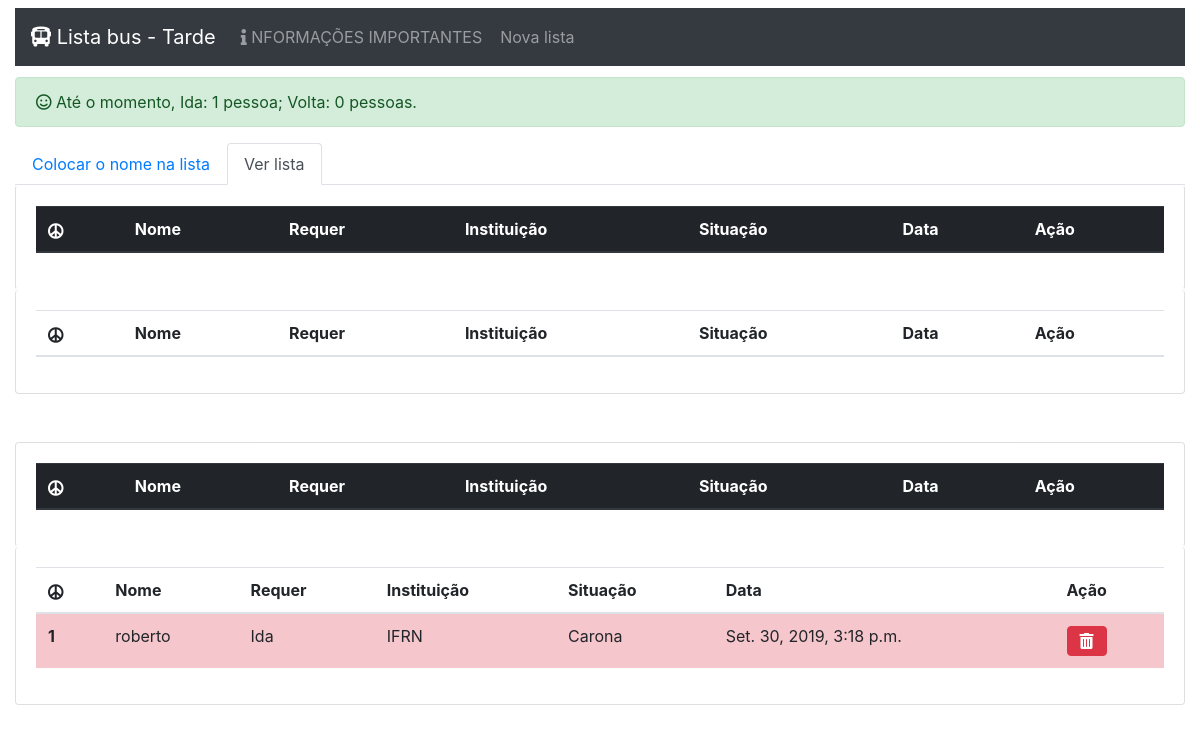
The app's page /, older data.
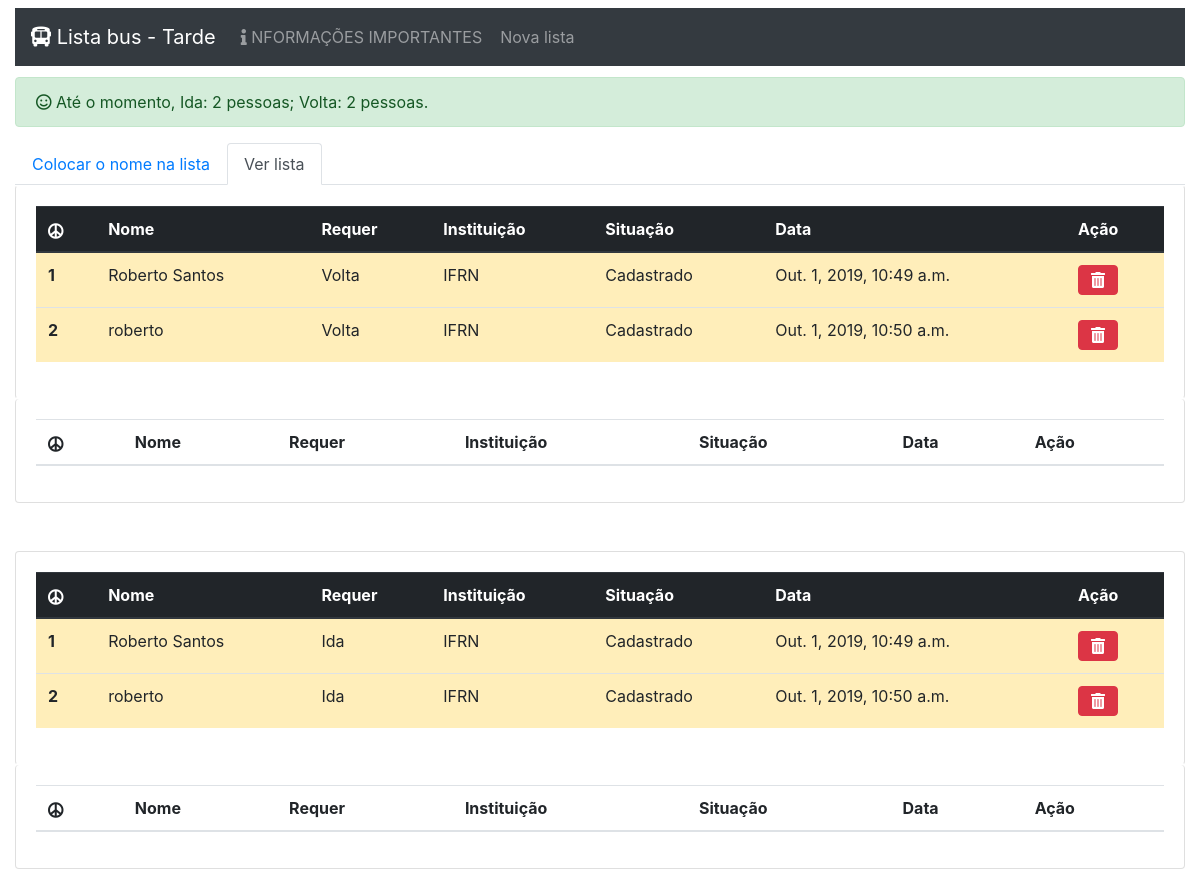
The same page, newer data.
### lista/models.py (models this page shows, shortened)
class Aluno(models.Model):
	IDA = 1
	IDAEVOLTA = 2
	VOLTA = 3
	STATUS_CHOICES = (
	    (IDA, 'Ida'),
	    (IDAEVOLTA, 'Ida e volta'),
	    (VOLTA, 'Volta'),
	)
	CADASTRADO = 1
	CARONA = 2
	STATUS_CHOICES2 = (
	    (CADASTRADO, 'Cadastrado'),
	    (CARONA, 'Carona'),
	)
	data = models.DateTimeField(auto_now_add=True) #default = timezone.now
	nome = models.CharField(max_length = 100)
	acao = models.IntegerField(choices=STATUS_CHOICES, default=IDAEVOLTA)
	instituicao = models.CharField(max_length = 10)
	situacao = models.IntegerField(choices=STATUS_CHOICES2, default=CADASTRADO)

### lista/views.py (the view)
# urls.py: path('', views.listar, name='menu'),
def listar (request):
	lista0 = Aluno.objects.all().filter(situacao=Aluno.CADASTRADO, acao=Aluno.VOLTA)
	lista1 = Aluno.objects.all().filter(situacao=Aluno.CADASTRADO, acao=Aluno.IDA)
	lista2 = Aluno.objects.all().filter(situacao=Aluno.CARONA,acao=Aluno.VOLTA)
	lista3 = Aluno.objects.all().filter(situacao=Aluno.CARONA,acao=Aluno.IDA)
	lista4 = Aluno.objects.all().filter(acao=Aluno.IDA)
	lista5 = Aluno.objects.all().filter(acao=Aluno.VOLTA)
	aux=0
	aux2=0
	cor="success"
	classe='smile'
	for x in lista4:
		aux = aux+1
	for y in lista5:
		aux2 = aux2+1
	if aux>29:
		cor="danger"
		classe='frown'
	if aux2>29:
		cor="danger"
		classe='frown'
	p='pessoas'
	p2='pessoas'
	if aux==1:
		p='pessoa'
	if aux2==1:
		p2='pessoa'
	return render (request, 'main.html', {'pessoa':p,'pessoa2':p2,'classe':classe,'cor':cor,'totali':aux, 'totalv':aux2,"cadastrados": lista0,'caronas': lista2, 'cadastradosi':lista1, 'caronasi':lista3})

### lista/templates/main.html (shortened to what the changed rows need)
<html lang="pt-br">
<head>
  <link rel="stylesheet" href="https://use.fontawesome.com/releases/v5.5.0/css/all.css">
  <link rel="stylesheet" href="https://stackpath.bootstrapcdn.com/bootstrap/4.1.3/css/bootstrap.min.css">
</head>
<body>
  <div class="container-fluid">
<div class="row">
    <div class="col-md-12">
        {% if totali %}
          <div class="alert alert-{{cor}}" role="alert"><i class="far fa-{{classe}}"></i>
            Até o momento, Ida: {{totali}} {{pessoa}}; Volta: {{totalv}} {{pessoa2}}.
          </div>
        {% endif %}
      </div>
</div>
      <div class="tab-content" id="myTabContent">
        <div class="tab-pane fade show active" id="lv" role="tabpanel" aria-labelledby="profile-tab">
        <div class="row">
          <div class="col-md-12">
            <div class="card" style="border-top-color: white; border-bottom-color: white">
              <div class="card-body">
                  <div class="table-responsive">
                  <table class="table">
                      <thead class="thead-dark">
                      <tr>
                          <th scope="col"><i class="fas fa-peace"></i></th>
                          <th scope="col">Nome</th>
                          <th scope="col">Requer</th>
                          <th scope="col">Instituição</th>
                          <th scope="col">Situação</th>
                          <th scope="col">Data</th>
                          <th scope="col">Ação</th>
                        </tr>
                      </thead>
                      <tbody>
                        {% for lista in cadastrados %}
                        <tr class="table-warning">
                          <th scope="row">{{ forloop.counter }}</th>
                          <td >{{ lista.nome }}</td>
                          <td >{{ lista.get_acao_display }}</td>
                          <td >{{ lista.instituicao }}</td>
                          <td >{{ lista.get_situacao_display }}</td>
                          <td  >{{ lista.data }}</td>
                          <td>
                            <div class="btn-group" role="group" aria-label="Basic example">
                              <a href="{% url 'tirar' lista.id %}" class="btn btn-danger" role="button" ><i class='fas fa-trash-alt'></i></a>
                          </div>
                        </td>
                      </tr>
                        {% endfor %}
                      </tbody>
                  </table>
                  </div>
              </div>
            </div>
          </div>
        </div>
        <div class="row">
          <div class="col-md-12 ">
            <div class="card" style="border-top: white">
              <div class="card-body">
                  <div class="table-responsive">
                  <table class="table">
                      <thead class="thead">
                      <tr>
                          <th scope="col"><i class="fas fa-peace"></i></th>
                          <th scope="col">Nome</th>
                          <th scope="col">Requer</th>
                          <th scope="col">Instituição</th>
                          <th scope="col">Situação</th>
                          <th scope="col">Data</th>
                          <th scope="col">Ação</th>
                        </tr>
                      </thead>
                  </table>
                  </div>
              </div>
            </div>
          </div>
        </div>
        <div class="row">
          <div class="col-md-12 mt-5 ">
            <div class="card" style=" border-bottom-color: white">
              <div class="card-body">
                  <div class="table-responsive">
                  <table class="table">
                      <thead class="thead-dark">
                      <tr>
                          <th scope="col"><i class="fas fa-peace"></i></th>
                          <th scope="col">Nome</th>
                          <th scope="col">Requer</th>
                          <th scope="col">Instituição</th>
                          <th scope="col">Situação</th>
                          <th scope="col">Data</th>
                          <th scope="col">Ação</th>
                        </tr>
                      </thead>
                      <tbody>
                        {% for lista in cadastradosi %}
                        <tr class="table-warning">
                          <th scope="row">{{ forloop.counter }}</th>
                          <td >{{ lista.nome }}</td>
                          <td >{{ lista.get_acao_display }}</td>
                          <td >{{ lista.instituicao }}</td>
                          <td >{{ lista.get_situacao_display }}</td>
                          <td  >{{ lista.data }}</td>
                          <td>
                            <div class="btn-group" role="group" aria-label="Basic example">
                              <a href="{% url 'tirar' lista.id %}" class="btn btn-danger" role="button" ><i class='fas fa-trash-alt'></i></a>
                          </div>
                        </td>
                      </tr>
                        {% endfor %}
                      </tbody>
                  </table>
                  </div>
              </div>
            </div>
          </div>
        </div>
        <div class="row">
          <div class="col-md-12 mb-3 ">
            <div class="card" style="border-top: white">
              <div class="card-body">
                  <div class="table-responsive">
                  <table class="table">
                      <thead class="thead">
                      <tr>
                          <th scope="col"><i class="fas fa-peace"></i></th>
                          <th scope="col">Nome</th>
                          <th scope="col">Requer</th>
                          <th scope="col">Instituição</th>
                          <th scope="col">Situação</th>
                          <th scope="col">Data</th>
                          <th scope="col">Ação</th>
                        </tr>
                      </thead>
                      <tbody>
                        {% for lista in caronasi %}
                        <tr class="table-danger">
                          <th scope="row">{{ forloop.counter }}</th>
                          <td >{{ lista.nome }}</td>
                          <td >{{ lista.get_acao_display }}</td>
                          <td >{{ lista.instituicao }}</td>
                          <td >{{ lista.get_situacao_display }}</td>
                          <td  >{{ lista.data }}</td>
                          <td>
                            <div class="btn-group" role="group" aria-label="Basic example">
                              <a href="{% url 'tirar' lista.id %}" class="btn btn-danger" role="button" ><i class='fas fa-trash-alt'></i></a>
                          </div>
                        </td>
                      </tr>
                        {% endfor %}
                      </tbody>
                  </table>
                  </div>
              </div>
            </div>
          </div>
        </div>
     </div>
</div>
</div>
</body>
</html>

Row changes from the older to the newer data that the page shows:
removed Aluno: nome "roberto", acao "Ida", instituicao "IFRN", situacao "Carona", data "Set. 30, 2019, 3:18 p.m."
added Aluno: nome "Roberto Santos", acao "Volta", instituicao "IFRN", situacao "Cadastrado", data "Out. 1, 2019, 10:49 a.m."
added Aluno: nome "roberto", acao "Volta", instituicao "IFRN", situacao "Cadastrado", data "Out. 1, 2019, 10:50 a.m."
added Aluno: nome "Roberto Santos", acao "Ida", instituicao "IFRN", situacao "Cadastrado", data "Out. 1, 2019, 10:49 a.m."
added Aluno: nome "roberto", acao "Ida", instituicao "IFRN", situacao "Cadastrado", data "Out. 1, 2019, 10:50 a.m."
Text that changed along with them:
{{ totali }}: "1" → "2"
{{ pessoa }}: "pessoa" → "pessoas"
{{ totalv }}: "0" → "2"
